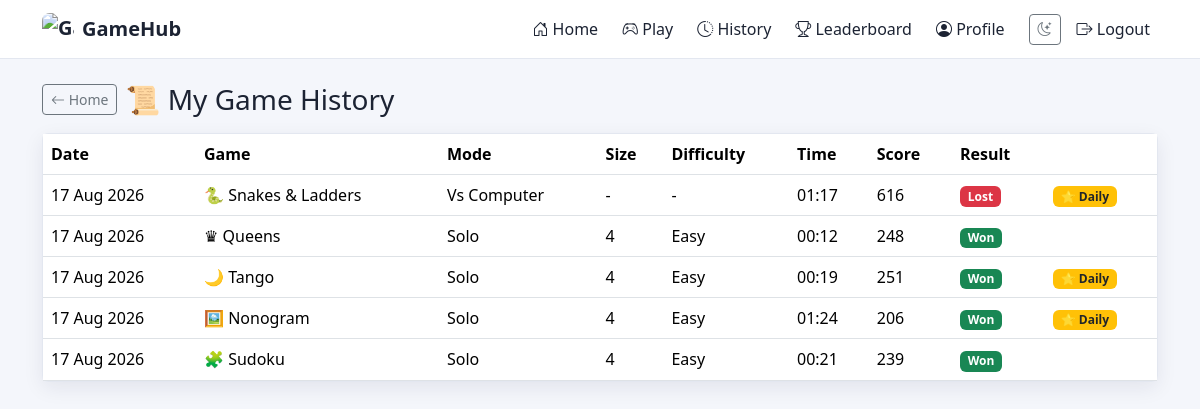
The page /history (signed in) on the database its author committed.
### app.py (models this page shows)
class GameHistory(db.Model):
    id = db.Column(db.Integer, primary_key=True)
    user_id = db.Column(db.Integer, db.ForeignKey('user.id'), nullable=False)
    game = db.Column(db.String(40), nullable=False)          # sudoku, nonogram, ...
    mode = db.Column(db.String(40), default='Solo')          # Solo / 2 Players / ...
    size = db.Column(db.String(20), default='-')
    difficulty = db.Column(db.String(20), default='-')
    score = db.Column(db.Integer, default=0)
    time_taken = db.Column(db.Integer, default=0)            # seconds
    mistakes = db.Column(db.Integer, default=0)
    hints_used = db.Column(db.Integer, default=0)
    result = db.Column(db.String(20), default='Completed')   # Won / Lost / Completed
    is_daily = db.Column(db.Boolean, default=False)
    played_at = db.Column(db.DateTime, default=datetime.utcnow)

### app.py (the view)
@app.route('/history')
@login_required
def history():
    records = GameHistory.query.filter_by(user_id=current_user.id).order_by(GameHistory.played_at.desc()).all()
    return render_template('history.html', records=records, games=GAMES)

### app.py (called while the page is built)
@login_manager.user_loader
def load_user(user_id):
    return User.query.get(int(user_id))

### templates/history.html (shortened to what this page needs)
{% extends 'base.html' %}
{% block body_class %}page-home{% endblock %}
{% block content %}
<div class="d-flex align-items-center gap-2 mb-3">
  <a href="{{ url_for('home') }}" class="btn btn-sm btn-outline-secondary"><i class="bi bi-arrow-left"></i> Home</a>
  <h3 class="mb-0">📜 My Game History</h3>
</div>
<div class="card">
  <div class="card-body p-0">
    <div class="table-responsive">
      <table class="table table-hover mb-0 align-middle">
        <thead>
          <tr>
            <th>Date</th><th>Game</th><th>Mode</th><th>Size</th><th>Difficulty</th>
            <th>Time</th><th>Score</th><th>Result</th><th></th>
          </tr>
        </thead>
        <tbody>
          {% for r in records %}
          <tr>
            <td>{{ r.played_at.strftime('%d %b %Y') }}</td>
            <td>{{ games[r.game].icon }} {{ games[r.game].name }}</td>
            <td>{{ r.mode }}</td>
            <td>{{ r.size }}</td>
            <td>{{ r.difficulty }}</td>
            <td>{{ '%02d:%02d' % (r.time_taken // 60, r.time_taken % 60) }}</td>
            <td>{{ r.score }}</td>
            <td>
              <span class="badge {{ 'bg-success' if r.result=='Won' else ('bg-danger' if r.result=='Lost' else 'bg-secondary') }}">{{ r.result }}</span>
            </td>
            <td>{% if r.is_daily %}<span class="badge bg-warning text-dark">🌟 Daily</span>{% endif %}</td>
          </tr>
          {% else %}
          <tr><td colspan="9" class="text-center text-muted py-4">No games played yet — go play something! 🎮</td></tr>
          {% endfor %}
        </tbody>
      </table>
    </div>
  </div>
</div>
{% endblock %}

### templates/base.html (shortened to what this page needs)
<!DOCTYPE html>
<html lang="en" data-theme="light">
<head>
<link href="{{ url_for('static', filename='vendor/bootstrap/css/bootstrap.min.css') }}" rel="stylesheet">
<link href="{{ url_for('static', filename='vendor/bootstrap-icons/font/bootstrap-icons.min.css') }}" rel="stylesheet">
<link href="{{ url_for('static', filename='css/style.css') }}" rel="stylesheet">
</head>
<body class="{% block body_class %}{% endblock %}">
{% if current_user.is_authenticated %}
<nav class="navbar navbar-expand-lg sticky-top gh-navbar">
  <div class="container">
    <a class="navbar-brand fw-bold d-flex align-items-center gap-2" href="{{ url_for('home') }}">
      <img src="{{ url_for('static', filename='images/logo-nav.png') }}" alt="GameHub" style="width:32px; height:32px; border-radius:8px;"> GameHub
    </a>
    <div class="collapse navbar-collapse" id="navMenu">
      <ul class="navbar-nav ms-auto align-items-lg-center gap-lg-2">
        <li class="nav-item"><a class="nav-link" href="{{ url_for('home') }}"><i class="bi bi-house-door"></i> Home</a></li>
        <li class="nav-item"><a class="nav-link" href="{{ url_for('home') }}#games"><i class="bi bi-controller"></i> Play</a></li>
        <li class="nav-item"><a class="nav-link" href="{{ url_for('history') }}"><i class="bi bi-clock-history"></i> History</a></li>
        <li class="nav-item"><a class="nav-link" href="{{ url_for('leaderboard') }}"><i class="bi bi-trophy"></i> Leaderboard</a></li>
        <li class="nav-item"><a class="nav-link" href="{{ url_for('profile') }}"><i class="bi bi-person-circle"></i> Profile</a></li>
        <li class="nav-item">
          <button class="btn btn-sm btn-outline-secondary ms-lg-2" id="themeToggle" title="Toggle theme">
            <i class="bi bi-moon-stars"></i>
          </button>
        </li>
        <li class="nav-item"><a class="nav-link" href="{{ url_for('logout') }}"><i class="bi bi-box-arrow-right"></i> Logout</a></li>
      </ul>
    </div>
  </div>
</nav>
{% endif %}
<div class="container py-4">
  {% block content %}{% endblock %}
</div>
</body>
</html>

### static/css/style.css (style rules this page uses)
:root { --gh-bg: #f4f6fb; --gh-surface: #ffffff; --gh-text: #1c2333; --gh-muted: #6c7486; --gh-border: #e3e7f0; --gh-primary: #5b5bf6; --gh-primary-dark: #4444d1; --gh-accent: #ff9f43; --gh-shadow: 0 6px 20px rgba(30,30,60,0.08); }
body { background: var(--gh-bg); color: var(--gh-text); transition: background .2s ease, color .2s ease; font-family: 'Segoe UI', Roboto, Arial, sans-serif; }
.gh-navbar { background: var(--gh-surface); border-bottom: 1px solid var(--gh-border); }
.navbar-brand, .nav-link { color: var(--gh-text) !important; }
.card { background: var(--gh-surface); color: var(--gh-text); border: 1px solid var(--gh-border); box-shadow: var(--gh-shadow); }
:root { --page-overlay: linear-gradient(rgba(255,255,255,0), rgba(255,255,255,0)); }
body[class*="page-"] { background-image: var(--page-overlay), var(--page-bg); background-repeat: no-repeat, repeat; background-size: cover, auto; background-attachment: fixed, fixed; background-position: center, center; }
.page-home { --page-bg: url('/static/images/bg-home.svg'); }

### rows shown on the page
GameHistory: played_at "17 Aug 2026", game "🐍", game "Snakes & Ladders", mode "Vs Computer", size "-", difficulty "-", time_taken "01:17", score "616", result "Lost", is_daily "🌟 Daily"
GameHistory: played_at "17 Aug 2026", game "♛", game "Queens", mode "Solo", size "4", difficulty "Easy", time_taken "00:12", score "248", result "Won"
GameHistory: played_at "17 Aug 2026", game "🌙", game "Tango", mode "Solo", size "4", difficulty "Easy", time_taken "00:19", score "251", result "Won", is_daily "🌟 Daily"
GameHistory: played_at "17 Aug 2026", game "🖼️", game "Nonogram", mode "Solo", size "4", difficulty "Easy", time_taken "01:24", score "206", result "Won", is_daily "🌟 Daily"
GameHistory: played_at "17 Aug 2026", game "🧩", game "Sudoku", mode "Solo", size "4", difficulty "Easy", time_taken "00:21", score "239", result "Won"
